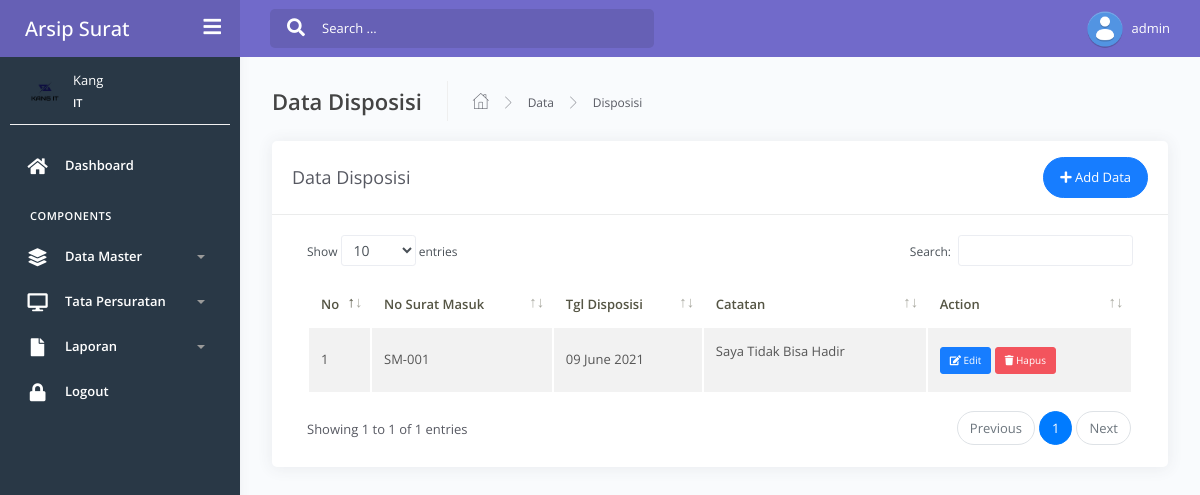
/admin/index.php?view=disposisi&id=3 (signed in), run on the app's committed database.
### tables this page shows
CREATE TABLE `disposisi` (
  `id` int(11) NOT NULL,
  `id_surat_masuk` int(11) DEFAULT NULL,
  `tgl_disposisi` date DEFAULT NULL,
  `catatan` text DEFAULT NULL
);

CREATE TABLE `suratmasuk` (
  `id` int(11) NOT NULL,
  `id_kategori` int(11) DEFAULT NULL,
  `no_surat_masuk` varchar(255) DEFAULT NULL,
  `no_agenda_surat_masuk` varchar(255) DEFAULT NULL,
  `tgl_surat_masuk` date DEFAULT NULL,
  `tgl_terima` date DEFAULT NULL,
  `asal_surat` varchar(255) DEFAULT NULL,
  `perihal` text DEFAULT NULL,
  `file_surat` varchar(255) DEFAULT NULL
);

### admin/transaksi/suratmasuk/disposisi.php (the view, shortened to what this page needs)
<?php
$query = mysqli_query($conn,"SELECT sm.*, k.nama_kategori from suratmasuk sm join kategori k on
                       k.id=sm.id_kategori and sm.id='$_GET[id]'");
$d = mysqli_fetch_array($query);
?>
<div class="main-panel">
  <div class="content">
    <div class="page-inner">
      <div class="page-header">
        <h4 class="page-title">Data Disposisi</h4>
        <ul class="breadcrumbs">
          <li class="nav-home">
            <a href="#">
              <i class="flaticon-home"></i>
            </a>
          </li>
          <li class="separator">
            <i class="flaticon-right-arrow"></i>
          </li>
          <li class="nav-item">
            <a href="#">Data</a>
          </li>
          <li class="separator">
            <i class="flaticon-right-arrow"></i>
          </li>
          <li class="nav-item">
            <a href="#">Disposisi</a>
          </li>
        </ul>
      </div>
      <div class="row">
        <div class="col-md-12">
          <div class="card">
            <div class="card-header">
              <div class="d-flex align-items-center">
                <h4 class="card-title">Data Disposisi</h4>
                <a href="#modalNewDisposisi<?php echo $d['id'] ?>" data-toggle="modal" class="btn btn-primary btn-round ml-auto">
                  <i class="fa fa-plus"></i>
                  Add Data
                </a>
              </div>
            </div>
            <div class="card-body">
              <div class="table-responsive">
                <table id="add-row" class="display table table-striped table-hover" >
                  <thead>
                    <tr>
                      <th>No</th>
                      <th>No Surat Masuk</th>
                      <th>Tgl Disposisi</th>
                      <th>Catatan</th>
                      <th>Action</th>
                    </tr>
                  </thead>
                  <tbody>
                    <?php
                      $no = 1;
                      $query = mysqli_query($conn,"SELECT d.*, sm.no_surat_masuk from disposisi d join suratmasuk sm on
                                             sm.id=d.id_surat_masuk and sm.id='$_GET[id]'");
                      while($row = mysqli_fetch_array($query)) {
                    ?>
                    <tr>
                      <td><?php echo $no++ ?></td>
                      <td><?php echo $row['no_surat_masuk'] ?></td>
                      <td><?php echo date('d F Y', strtotime($row['tgl_disposisi'])) ?></td>
                      <td><?php echo $row['catatan'] ?></td>
                      <td>
                        <a href="#modalEditDisposisi<?php echo $row['id'] ?>" data-toggle="modal" class="btn btn-xs btn-primary"><i class="fa fa-edit"></i> Edit</a>
                        <a href="#modalHapusDisposisi<?php echo $row['id'] ?>" data-toggle="modal" class="btn btn-xs btn-danger"><i class="fa fa-trash"></i> Hapus</a>
                      </td>
                    </tr>
                  <?php } ?>
                  </tbody>
                </table>
              </div>
            </div>
          </div>
        </div>
      </div>
    </div>
  </div>
</div>

### data on the page
disposisi: suratmasuk.no_surat_masuk "SM-001", tgl_disposisi "09 June 2021", catatan "Saya Tidak Bisa Hadir"

### other printed values
$_SESSION['username'] "admin"
